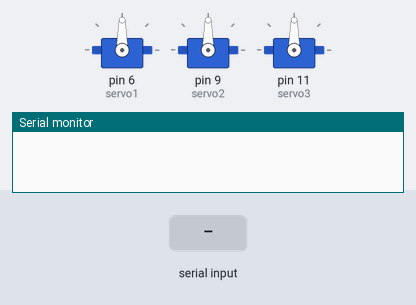
This sketch was run on a simulated Arduino Uno, built with avr-gcc and run on an emulated ATmega328P. Parts: 3 × servo, the last lines printed to the serial monitor. The inputs (shaded band) are chosen by the test bench.

Above: at 1.2 s.
1.3 s: "90,45,200," received over Serial
At 4.1 s:
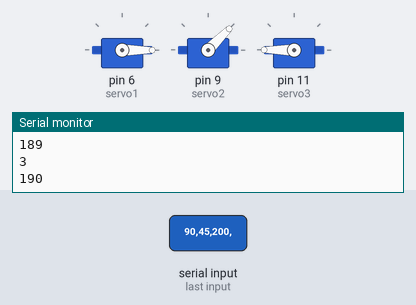
4.3 s: "30,150,10," received over Serial
At 6.1 s:
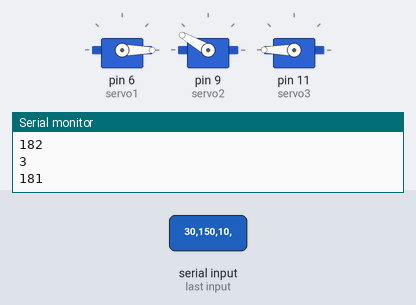
7.3 s: "90,45," received over Serial
At 10.05 s:
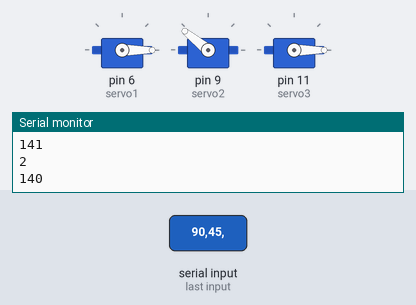
10.3 s: "1,90,45," received over Serial
At 13.2 s:
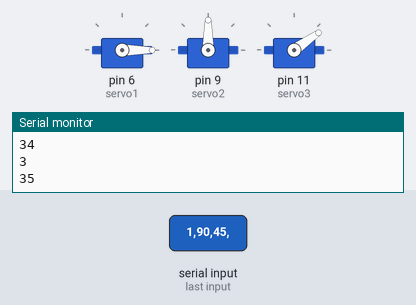
13.3 s: "30,150," received over Serial
At 14.79 s:
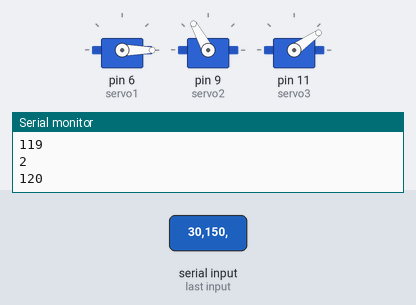
16.3 s: "1,90," received over Serial
At 19.5 s:
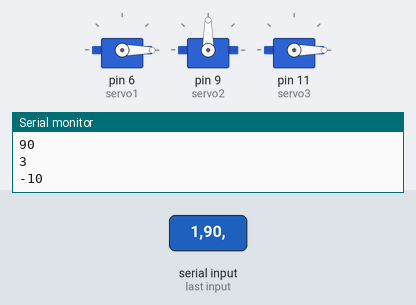
Timing chart, 0 to 20.3 s (numbered marks = the images above; inputs shaded):
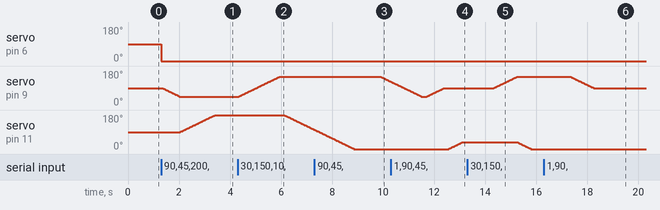

Measured:
- after the input at 1.3 s, servo on pin 6 (servo1): 90° → 0° at once; servo on pin 9 (servo2): moves from 90° to 45° over 0.67 s, starting at once; servo on pin 11 (servo3): moves from 90° to 180° over 1.4 s, starting after 0.74 s
- after the input at 4.3 s, servo on pin 9 (servo2): moves from 45° to 150° over 1.6 s, starting at once; servo on pin 11 (servo3): moves from 180° to 103° over 1.2 s, starting after 1.8 s
- after the input at 7.3 s, servo on pin 9 (servo2): moves from 150° to 125° over 0.37 s, starting after 2.6 s
- after the input at 10.3 s, servo on pin 11 (servo3): moves from 0° to 35° over 0.52 s, starting after 2.3 s
- after the input at 13.3 s, servo on pin 9 (servo2): moves from 90° to 150° over 0.92 s, starting after 1.0 s; servo on pin 11 (servo3): moves from 35° to 0° over 0.50 s, starting after 2.0 s
- after the input at 16.3 s, servo on pin 9 (servo2): moves from 150° to 90° over 0.92 s, starting after 1.0 s

The sketch:

moving_forward.ino
```cpp
//control servo motor with serial monitering window - by ujash patel
  //for more go to www.uu-machinetool.blogspot.com

#include <Servo.h>

Servo servo1;
Servo servo2;
Servo servo3;
 int x;
 int y;
 int z;
 int prev_angle1=0;
 int prev_angle2=90;
 int prev_angle3=90;
 int pos;
 int pos2;
 int pos3;

void setup() {
  // put your setup code here, to run once:
  Serial.begin(9600);
  servo1.attach(6);
  servo2.attach(9);
  servo3.attach(11);

}

void loop() {
  // put your main code here, to run repeatedly:
  while(Serial.available() == 0){
    }

  if (Serial.read() != -1){
    x = Serial.readStringUntil(',').toInt();
    y = Serial.readStringUntil(',').toInt();
    z = Serial.readStringUntil(',').toInt();
    Serial.println(x);
    Serial.println(y);
    Serial.println(z);
  }

  x = (x*150)/180;
  z = z-10;

  if(x>= prev_angle1){
    for(pos=prev_angle1; pos<=x; pos++){
      servo1.write(pos);
      Serial.println(1);
      Serial.println(pos);
      delay(15);
  }
  }

  if(x<prev_angle1){
    for(pos=prev_angle1; pos>=x; pos--){
      servo1.write(pos);
      Serial.println(1);
      Serial.println(pos);
      delay(15);
  }
  }
  prev_angle1 = x;

  if(y>= prev_angle2){
    for(pos2=prev_angle2; pos2<=y; pos2++){
      servo2.write(pos2);
      Serial.println(2);
      Serial.println(pos2);
      delay(15);
  }
  }

  if(y < prev_angle2){
    for(pos2=prev_angle2; pos2>=y; pos2--){
      servo2.write(pos2);
      Serial.println(2);
      Serial.println(pos2);
      delay(15);
  }
  }
  prev_angle2 = y;

  if(z>= prev_angle3){
    for(pos3=prev_angle3; pos3<=z; pos3++){
      servo3.write(pos3);
      Serial.println(3);
      Serial.println(pos3);
      delay(15);
  }
  }

  if(z < prev_angle3){
    for(pos3=prev_angle3; pos3>=z; pos3--){
      servo3.write(pos3);
      Serial.println(3);
      Serial.println(pos3);
      delay(15);
  }
  }
  prev_angle3 = z;
}
```
